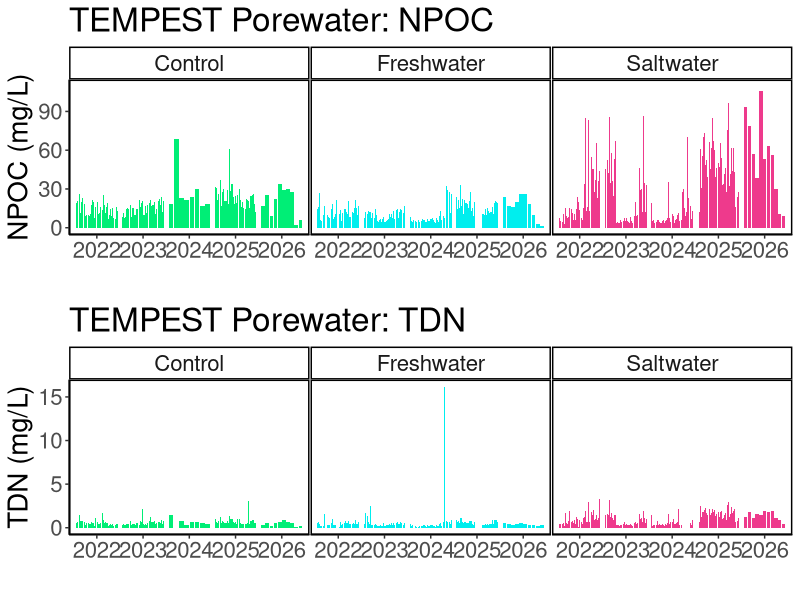
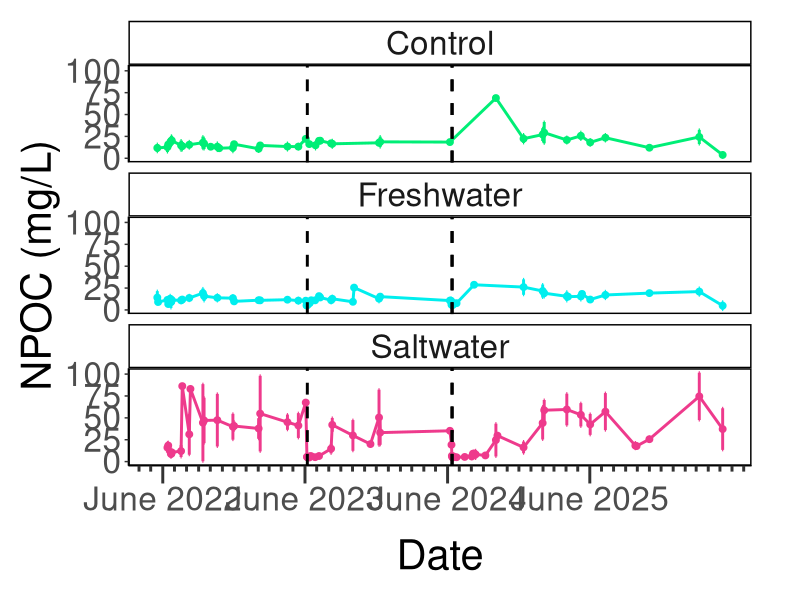
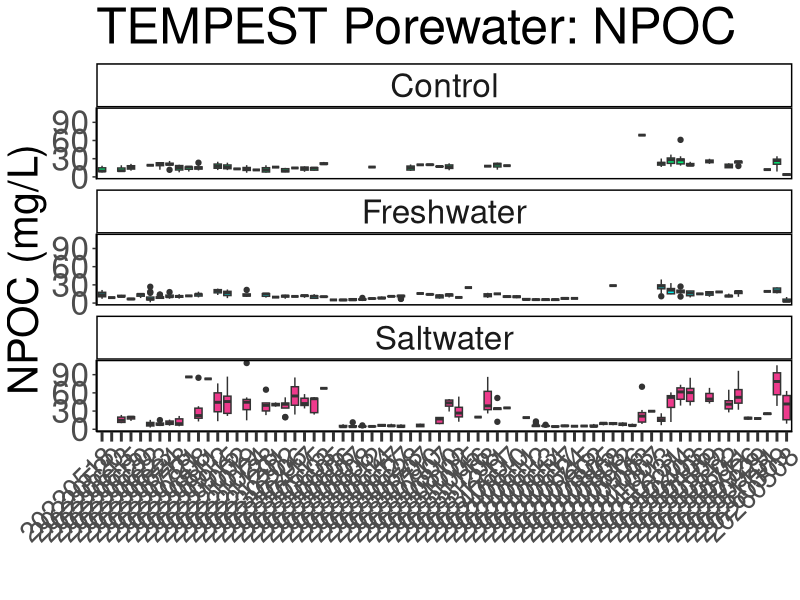
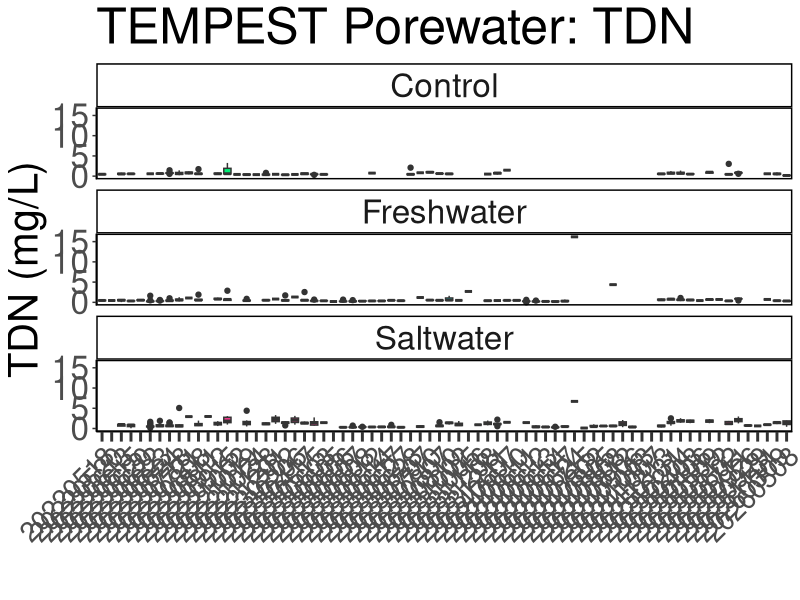
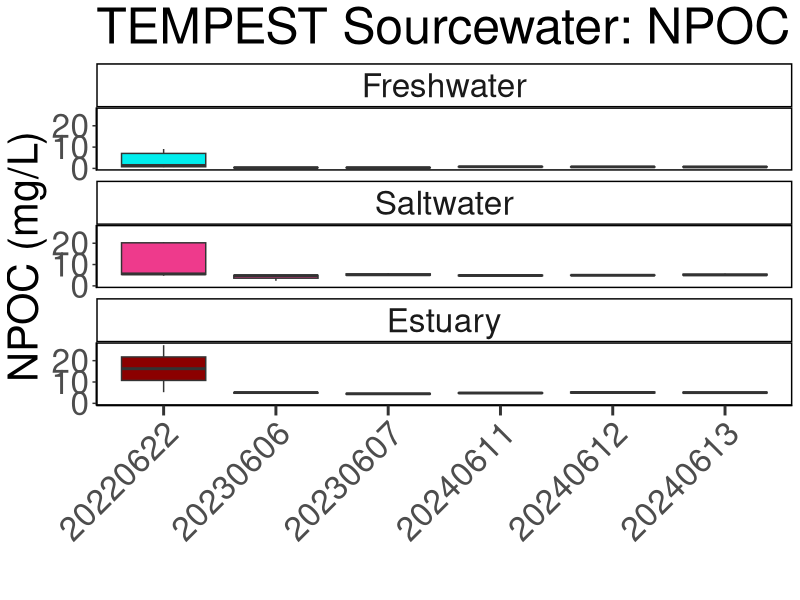
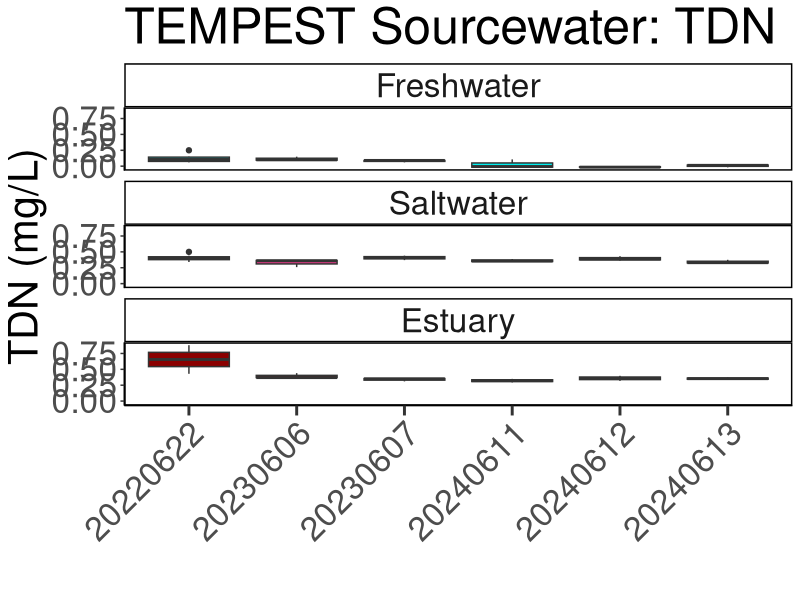
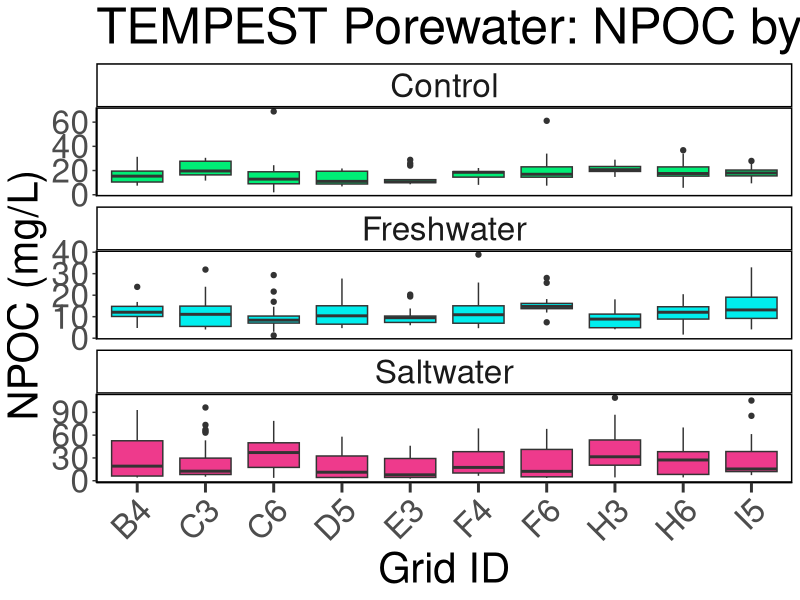
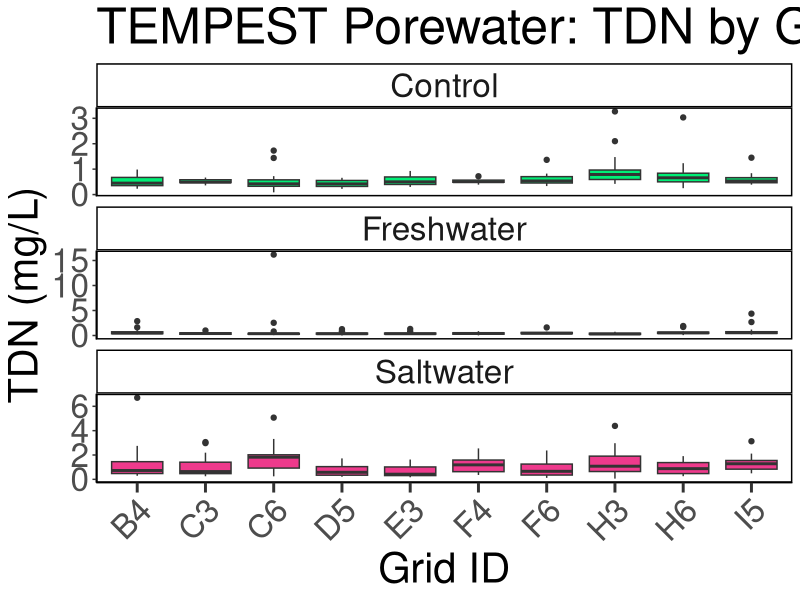

Reproduce these figures in R, in order.
## ---- chunk 1
library(dplyr)
library(ggplot2)
library(ggpubr)
library(stringr)
library(readxl)
library(tidyr)
library(tibble)
library(openxlsx)
library(knitr)
## ---- chunk 2

#read in 2023 DOC Data:
dat22 <- read.csv("tmp_doc_2022/COMPASS_TEMPEST_DOC_2022.csv", colClasses = "character")
# head(dat24)
colnames(dat22)

#read in 2023 DOC Data:
dat23 <- read.csv("tmp_doc_2023/COMPASS_TEMPEST_DOC_2023.csv", colClasses = "character")
# head(dat24)
colnames(dat23)

#read in 2024 DOC Data:
dat24 <- read.csv("tmp_doc_2024/COMPASS_TEMPEST_DOC_2024.csv", colClasses = "character")
# head(dat24)
colnames(dat24)

#read in 2025 DOC Data:
dat25 <- read.csv("tmp_doc_2025/COMPASS_TEMPEST_DOC_2025.csv", colClasses = "character")
# head(dat25)
colnames(dat25)

##Combine samples from before 2026 when new depths were added
raw_dat_pre26 <- bind_rows(dat22, dat23, dat24, dat25)

##Sourcewater samples should be NA for depth, all other samples have depths. 
raw_dat_pre26 <- raw_dat_pre26 %>% 
  mutate(Depth_cm = ifelse(str_detect(Sample_ID, "SOURCE"), NA, Depth_cm)) %>% 
  mutate(Depth_cm = gsub("cm", "", Depth_cm)) %>% 
  mutate(grid = ifelse(grid == "Source", "Sourcewater", grid)) %>% 
  mutate(grid = ifelse(str_detect(Sample_ID, "Rain"), "Rainwater", grid)) %>% 
  mutate(Sample_ID = gsub("_15CM", "", Sample_ID)) %>%
  mutate(Sample_ID = gsub("_15cm", "", Sample_ID)) %>%
  rowwise() %>%
  mutate(
    Sample_ID = if (is.na(Depth_cm)) {
      Sample_ID
    } else {
      sub("([0-9]{8})", paste0(Depth_cm, "_\\1"), Sample_ID)
    }
  ) %>%
  ungroup()


#read in 2026 DOC Data:
dat26 <- read.csv("tmp_doc_2026/COMPASS_TEMPEST_DOC_2026.csv", colClasses = "character")
# head(dat26)
colnames(dat26)

##combine with the rest of the data
raw_dat <- bind_rows(raw_dat_pre26, dat26)



##Convert Collection Date into Date format
raw_dat$Collection_Date_YYYYMMDD <- as.character(raw_dat$Collection_Date_YYYYMMDD)
raw_dat$Collection_Date_formatted <- as.Date(raw_dat$Collection_Date_YYYYMMDD, format = "%Y%m%d")

##Extract Year and month from Collection Date
raw_dat$Year <- format(raw_dat$Collection_Date_formatted, format = "%Y")
raw_dat$Month <- format(raw_dat$Collection_Date_formatted, format = "%m")
raw_dat$Day <- format(raw_dat$Collection_Date_formatted, format = "%d")

##Uppercase sample IDs
raw_dat$Sample_ID <- toupper(raw_dat$Sample_ID)

all_dat <- raw_dat %>%
  rename(
    Plot = plot, 
    Grid = grid
  ) %>%
  dplyr::select(
    Project, Site, Plot, Grid, Depth_cm, Sample_ID, 
    npoc_mgL, npoc_uM, npoc_flag, tdn_mgL, tdn_uM, tdn_flag, Analysis_runtime,
    Run_notes, Field_notes, Evacuation_date_YYYMMDD, Collection_Date_YYYYMMDD, 
    Collection_Start_Time_24hrs, Collection_End_Time_24hrs, EST_EDT, Volume_mL
        # list columns in the order you want them
  )


##Set 4 decimal points max
all_dat$npoc_uM <- as.numeric(all_dat$npoc_uM)
all_dat$tdn_uM <- as.numeric(all_dat$tdn_uM)

all_dat <- all_dat %>%
  mutate(npoc_uM = round(npoc_uM, 2)) %>%
  mutate(tdn_uM = round(tdn_uM, 2))

unique(all_dat$npoc_flag)
unique(all_dat$tdn_flag)

all_dat$npoc_flag <- gsub("≥", "greater than or equal to", all_dat$npoc_flag)
all_dat$tdn_flag <- gsub("≥", "greater than or equal to", all_dat$tdn_flag)
all_dat$tdn_flag <- gsub(">", "greater than", all_dat$tdn_flag)
all_dat$tdn_flag <- gsub("<", "less than", all_dat$tdn_flag)

##Remove any notes about vibes
all_dat <- all_dat %>% 
  mutate(Field_notes = ifelse(str_detect(Field_notes, "vibe|Vibe"), NA, Field_notes))

## ---- chunk 3

colnames(all_dat)

#pull the column names from the all_dat dataframe and create a new dataframe with them 
metadat <- data.frame(Column_Names = colnames(all_dat))
metadat

metadat$Description <- ""
metadat$Units <- ""
metadat$Instrument_ifapplicable <- ""

#add information about each line: 

metadat$Description <- c("Project name", 
                         "Site where sample collected", 
                         "Plot where sample collected (SW = Saltwater, FW = Freshwater, C = 
                         Control, Estuary (Sourcewater))", 
                         "Grid where sample collected (Letter + Number)", 
                         "Depth where sample collected", 
                         "Sample Identifier", 
                         "Non-Purgeable Organic Carbon (NPOC) concentration in mg/L", 
                         "Non-Purgeable Organic Carbon (NPOC) concentration in uM", 
                         "QAQC Flags generated during checks of NPOC standards, blanks, dups, and spks", 
                         "Total Dissolved Nitrogen (TDN) concentration in mg/L", 
                         "Total Dissolved Nitrogen (TDN) concentration in uM",                          
                         "QAQC Flags generated during checks of TDN standards, blanks, dups, and spks", 
                         "The date that samples were run on the Shimadzu TOC", 
                         "Any notes generated during QAQC", 
                         "Any notes generated during sample collection in the field", 
                         "Date lysimeter evacuated", 
                         "Date sample collected", 
                         "Time lysimeter evacuated", 
                         "Time sample collected", 
                         "Time zone of sample collection", 
                         "Volume of sample collected (mL)")

metadat$Units <-       c("NA", 
                         "NA",
                         "NA", 
                         "NA", 
                         "cm",
                         "NA",
                         "mg/L",
                         "uM",
                         "NA", 
                         "mg/L",
                         "uM",
                         "NA", 
                         "NA",
                         "NA", 
                         "NA", 
                         "NA",
                         "NA", 
                         "NA", 
                         "NA",
                         "NA", 
                         "mL")

metadat$Instrument_ifapplicable <-  
  
                       c("NA", 
                         "NA",
                         "NA", 
                         "NA",
                         "cm",
                         "NA", 
                         "Shimadzu TOC",
                         "Shimadzu TOC",
                         "NA", 
                         "Shimadzu TOC",
                         "Shimadzu TOC",
                         "NA", 
                         "NA",
                         "NA", 
                         "NA", 
                         "NA",
                         "NA", 
                         "NA", 
                         "NA",
                         "NA", 
                         "mL")


## ---- chunk 4

#write out a csv of all the data to the main folder: 
write.csv(all_dat, "COMPASS_TEMPEST_DOC_AllData.csv")


#write out a csv of the metadata associated with the data: 
write.csv(metadat, "COMPASS_TEMPEST_DOC_Metadata.csv")

## ---- chunk 5

##Remove Sourcewater
data_plotting <- raw_dat %>%
  filter(!str_detect(grid, "Sourcewater|Rainwater"))

data_plotting$npoc_mgL <- as.numeric(data_plotting$npoc_mgL)
data_plotting$tdn_mgL <- as.numeric(data_plotting$tdn_mgL)

data_plotting <- data_plotting %>% 
    mutate(
    plot_1 = case_when(
      plot == "C" ~ "Control",
      plot == "FW" ~ "Freshwater",
      plot == "SW" ~ "Saltwater",
      TRUE ~ plot  # keep everything else unchanged
    )
  ) %>%
  mutate(plot_1 = factor(plot_1, levels = c("Control", "Freshwater", "Saltwater")))

#Plot data by year and change colors based on Grid:
viz_npoc_plot <- ggplot(data_plotting, aes(x = as.character(Year), y = npoc_mgL, fill = plot_1)) +
  geom_bar(stat = "identity", position = position_dodge2(preserve = "total")) +
  facet_wrap( ~ plot_1, scales="free_x") +
  scale_fill_manual(values = c(
    "Control" = "springgreen2",
    "Freshwater" = "cyan2",
    "Saltwater" = "violetred2"
  )) +
  theme_classic() +
  labs(x = " ", y = "NPOC (mg/L)", title = "TEMPEST Porewater: NPOC") +
  theme(
    panel.spacing = unit(.05, "lines"), 
    panel.border = element_rect(color = "black", fill = NA, linewidth = 1)) + 
  theme(text = element_text(size = 20))+ 
  theme(legend.position = "none")


# viz_npoc_plot

viz_tdn_plot <- ggplot(data_plotting, aes(x = as.character(Year), y = tdn_mgL, fill = plot_1)) +
  geom_bar(stat = "identity", position = position_dodge2(preserve = "total")) +
  facet_wrap( ~ plot_1, scales="free_x") +
  scale_fill_manual(values = c(
    "Control" = "springgreen2",
    "Freshwater" = "cyan2",
    "Saltwater" = "violetred2"
  )) +
  theme_classic() +
  labs(x = " ", y = "TDN (mg/L)", title = "TEMPEST Porewater: TDN") +
  theme(
    panel.spacing = unit(.05, "lines"), 
    panel.border = element_rect(color = "black", fill = NA, linewidth = 1)) + 
  theme(text = element_text(size = 20))+ 
  theme(legend.position = "none")

# viz_tdn_plot

ggarrange(viz_npoc_plot, viz_tdn_plot, nrow=2, ncol=1)


## ---- chunk 6

##Summarize DOC by Date and Grid
DOC_avg <- data_plotting %>%
  group_by(Collection_Date_formatted, plot_1) %>%
   dplyr::summarize(mean_npoc = mean(npoc_mgL, na.rm=TRUE),
            sd_npoc = sd(npoc_mgL, na.rm=TRUE),
            mean_tdn = mean(tdn_mgL, na.rm=TRUE),
            sd_tdn = sd(tdn_mgL, na.rm=TRUE))

# Define the specific date breaks you want to display
specific_breaks <- as.Date(c("2022-01-01","2023-01-01","2024-01-01", "2025-01-01"))

####Figure for DOC Paper####
viz_npoc_plot_avgs <- ggplot(DOC_avg, aes(x = Collection_Date_formatted, y = mean_npoc, color = plot_1)) +
  geom_point(size = 2) + 
  geom_errorbar(aes(ymin = mean_npoc - sd_npoc, ymax = mean_npoc + sd_npoc), width = 3, linewidth = 1) + 
  geom_line(linewidth = 1) + 
  geom_vline(xintercept = as.Date("2023-06-07"), linetype = "dashed", color = "black", size = 1) + 
  geom_vline(xintercept = as.Date("2024-06-12"), linetype = "dashed", color = "black", size = 1) + 
  geom_vline(xintercept = as.Date("2024-06-13"), linetype = "dashed", color = "black", size = 1) + 
  # geom_vline(xintercept = as.Date("2026-06-08"), linetype = "dashed", color = "black", size = 1) + 
  # geom_vline(xintercept = as.Date("2026-06-09"), linetype = "dashed", color = "black", size = 1) + 
  # geom_vline(xintercept = as.Date("2026-06-10"), linetype = "dashed", color = "black", size = 1) + 
  # geom_vline(xintercept = as.Date("2026-06-11"), linetype = "dashed", color = "black", size = 1) + 
  facet_wrap( ~ plot_1, ncol = 1) +
  scale_color_manual(values = c(
    "Control" = "springgreen2",
    "Freshwater" = "cyan2",
    "Saltwater" = "violetred2"
  )) +
  theme_classic() +
  labs(x = "Date", y = "NPOC (mg/L)") +
  theme(
    panel.spacing = unit(0.5, "lines"), 
    panel.border = element_rect(color = "black", fill = NA, linewidth = 1)) +
  theme(text = element_text(size = 30)) + 
  scale_x_date(
    breaks = as.Date(c("2022-06-01", "2023-06-01", "2024-06-01", "2025-06-01")),
    date_labels = "%B %Y", 
    date_minor_breaks = "1 month", 
    guide = guide_axis(minor.ticks = TRUE)
  ) + 
  theme(axis.ticks.x = element_line(linewidth = 1))+
  theme(axis.ticks.length.x = unit(0.45, "cm"))+ 
  theme(axis.minor.ticks.length.x = unit(0.15, "cm"))+ 
  theme(legend.position = "none") +
  theme(
    # Adds a 20pt margin to the top, right, bottom, and left edges
    plot.margin = margin(t = 15, r = 35, b = 15, l = 15, unit = "pt"), 
    axis.title.x = element_text(margin = margin(t = 15))
  )

viz_npoc_plot_avgs

# Save as a PNG
png("COMPASS_SynopticCB_NPOC_timeline.png", width = 2000, height = 1200, res = 100)
print(viz_npoc_plot_avgs)  # For ggplot objects, use print()
dev.off()

# 
# viz_tdn_plot_avgs <- ggplot(DOC_avg, aes(x = Collection_Date_formatted, y = mean_tdn, color = plot_1)) +
#   geom_point(size = 3) + 
#   geom_errorbar(aes(ymin = mean_tdn - sd_tdn, ymax = mean_tdn + sd_tdn), width = 0.2) + 
#   geom_line() + 
#   facet_wrap( ~ plot_1, ncol = 1) +
#   scale_color_manual(values = c(
#     "Control" = "springgreen2",
#     "Freshwater" = "cyan2",
#     "Saltwater" = "violetred2"
#   )) +
#   theme_classic() +
#   labs(x = "Date", y = "TDN (mg/L)", title = "TEMPEST Porewater: TDN") +
#   theme(
#     panel.spacing = unit(0.5, "lines"), 
#     panel.border = element_rect(color = "black", fill = NA, linewidth = 1)) +
#   theme(text = element_text(size = 30))+
#   scale_x_date(date_labels = "%b %Y", date_breaks = "1 month") + # Format x-axis labels
#   theme(axis.ticks.x = element_line(linewidth = 1))+
#   theme(axis.ticks.length.x = unit(0.25, "cm"))+ 
#   theme(legend.position = "none")+ 
#   theme(axis.text.x = element_text(angle = 45, hjust = 1, size = 20))
# 
# viz_tdn_plot_avgs

# ggarrange(viz_cl_plot_avgs, viz_tdn_plot_avgs, nrow=1, ncol=2)

## ---- chunk 7

##Boxplot Summarize DOC by Date, Site, and Grid
viz_npoc_boxplot <- ggplot(data_plotting, aes(x = Collection_Date_YYYYMMDD,  y = npoc_mgL, fill = plot_1)) +
  geom_boxplot() + 
  facet_wrap( ~ plot_1, ncol = 1) +
  # scale_x_discrete(drop = TRUE) +
  scale_fill_manual(values = c(
    "Control" = "springgreen2",
    "Freshwater" = "cyan2",
    "Saltwater" = "violetred2"
  ), labels = c("Control", "Freshwater", "Saltwater")) +
  theme_classic() +
  labs(x = " ", y = "NPOC (mg/L)", title = "TEMPEST Porewater: NPOC") +
  theme(
    panel.spacing = unit(0.5, "lines"), 
    panel.border = element_rect(color = "black", fill = NA, linewidth = 1)) +
  theme(axis.text.x = element_text(angle = 45, vjust = 1, hjust = 1, size = 20))+ 
  theme(text = element_text(size = 30))+
  theme(axis.ticks.x = element_line(linewidth = 1))+
  theme(axis.ticks.length.x = unit(0.25, "cm"))+ 
  theme(legend.position = "none")

viz_npoc_boxplot


viz_tdn_boxplot <- ggplot(data_plotting, aes(x = Collection_Date_YYYYMMDD,  y = tdn_mgL, fill = plot_1)) +
  geom_boxplot() + 
  facet_wrap( ~ plot_1, ncol = 1) +
  scale_x_discrete(drop = TRUE) +
  scale_fill_manual(values = c(
    "Control" = "springgreen2",
    "Freshwater" = "cyan2",
    "Saltwater" = "violetred2"
  ), labels = c("Control", "Freshwater", "Saltwater")) +
  theme_classic() +
  labs(x = " ", y = "TDN (mg/L)", title = "TEMPEST Porewater: TDN") +
  theme(
    panel.spacing = unit(0.5, "lines"), 
    panel.border = element_rect(color = "black", fill = NA, linewidth = 1)) +
  theme(axis.text.x = element_text(angle = 45, vjust = 1, hjust = 1, size = 20))+ 
  theme(text = element_text(size = 30))+
  theme(axis.ticks.x = element_line(linewidth = 1))+
  theme(axis.ticks.length.x = unit(0.25, "cm"))+ 
  theme(legend.position = "none")

viz_tdn_boxplot

# ggarrange(viz_cl_boxplot, viz_so4_boxplot, nrow=1, ncol=2)

# # Save as a PNG
# png("COMPASS_SynopticCB_Cl_alldata.png", width = 2000, height = 1200, res = 100) 
# print(viz_cl_boxplot)  # For ggplot objects, use print()
# dev.off() 
# 
# # Save as a PNG
# png("COMPASS_SynopticCB_SO4_alldata.png", width = 2000, height = 1200, res = 100) 
# print(viz_so4_boxplot)  # For ggplot objects, use print()
# dev.off() 

## ---- chunk 8

##Only Sourcewater
data_plotting_source <- raw_dat %>%
  filter(str_detect(grid, "Sourcewater"))

data_plotting_source$npoc_mgL <- as.numeric(data_plotting_source$npoc_mgL)
data_plotting_source$tdn_mgL <- as.numeric(data_plotting_source$tdn_mgL)

data_plotting_source <- data_plotting_source %>% 
    mutate(
    plot_1 = case_when(
      plot == "C" ~ "Control",
      plot == "FW" ~ "Freshwater",
      plot == "SW" ~ "Saltwater",
      plot == "ESTUARY" ~ "Estuary",
      TRUE ~ plot  # keep everything else unchanged
    )
  ) %>%
  mutate(plot_1 = factor(plot_1, levels = c("Control", "Freshwater", "Saltwater", "Estuary")))

##Boxplot Summarize DOC by Date, Site, and Grid
viz_npoc_boxplot <- ggplot(data_plotting_source, aes(x = Collection_Date_YYYYMMDD,  y = npoc_mgL, fill = plot_1)) +
  geom_boxplot() + 
  facet_wrap( ~ plot_1, ncol = 1) +
  # scale_x_discrete(drop = TRUE) +
  scale_fill_manual(values = c(
    "Control" = "springgreen2",
    "Freshwater" = "cyan2",
    "Saltwater" = "violetred2", 
    "Estuary" = "darkred"
  ), labels = c("Control", "Freshwater", "Saltwater", "Estuary")) +
  theme_classic() +
  labs(x = " ", y = "NPOC (mg/L)", title = "TEMPEST Sourcewater: NPOC") +
  theme(
    panel.spacing = unit(0.5, "lines"), 
    panel.border = element_rect(color = "black", fill = NA, linewidth = 1)) +
  theme(axis.text.x = element_text(angle = 45, vjust = 1, hjust = 1))+ 
  theme(text = element_text(size = 30))+
  theme(axis.ticks.x = element_line(linewidth = 1))+
  theme(axis.ticks.length.x = unit(0.25, "cm"))+ 
  theme(legend.position = "none")

viz_npoc_boxplot


viz_tdn_boxplot <- ggplot(data_plotting_source, aes(x = Collection_Date_YYYYMMDD,  y = tdn_mgL, fill = plot_1)) +
  geom_boxplot() + 
  facet_wrap( ~ plot_1, ncol = 1) +
  scale_x_discrete(drop = TRUE) +
  scale_fill_manual(values = c(
    "Control" = "springgreen2",
    "Freshwater" = "cyan2",
    "Saltwater" = "violetred2", 
    "Estuary" = "darkred"
  ), labels = c("Control", "Freshwater", "Saltwater", "Estuary")) +
  theme_classic() +
  labs(x = " ", y = "TDN (mg/L)", title = "TEMPEST Sourcewater: TDN") +
  theme(
    panel.spacing = unit(0.5, "lines"), 
    panel.border = element_rect(color = "black", fill = NA, linewidth = 1)) +
  theme(axis.text.x = element_text(angle = 45, vjust = 1, hjust = 1))+ 
  theme(text = element_text(size = 30))+
  theme(axis.ticks.x = element_line(linewidth = 1))+
  theme(axis.ticks.length.x = unit(0.25, "cm"))+ 
  #scale_x_discrete(labels = c("Upland", "Swamp", "Transition", "Wetland", "Surface Water"))+ 
  theme(legend.position = "none")

viz_tdn_boxplot

# ggarrange(viz_cl_boxplot, viz_so4_boxplot, nrow=1, ncol=2)

# # Save as a PNG
# png("COMPASS_SynopticCB_Cl_alldata.png", width = 2000, height = 1200, res = 100) 
# print(viz_cl_boxplot)  # For ggplot objects, use print()
# dev.off() 
# 
# # Save as a PNG
# png("COMPASS_SynopticCB_SO4_alldata.png", width = 2000, height = 1200, res = 100) 
# print(viz_so4_boxplot)  # For ggplot objects, use print()
# dev.off() 

## ---- chunk 9

##Boxplot Summarize Nutrients by Date, Site, and Zone
npoc <- ggplot(data_plotting, aes(x = grid,  y = npoc_mgL, fill = plot_1)) +
  geom_boxplot() + 
  facet_wrap( ~ plot_1, scales="free_y", ncol = 1) +
  scale_x_discrete(drop = TRUE) +
  scale_fill_manual(values = c(
    "Control" = "springgreen2",
    "Freshwater" = "cyan2",
    "Saltwater" = "violetred2"
  ), labels = c("Control", "Freshwater", "Saltwater")) +
  theme_classic() +
  labs(x = "Grid ID", y = "NPOC (mg/L)", title = "TEMPEST Porewater: NPOC by Grid") +
  theme(
    panel.spacing = unit(0.5, "lines"), 
    panel.border = element_rect(color = "black", fill = NA, linewidth = 1)) +
  theme(axis.text.x = element_text(angle = 45, vjust = 1, hjust = 1))+ 
  theme(text = element_text(size = 30))+
  theme(axis.ticks.x = element_line(linewidth = 1))+
  theme(axis.ticks.length.x = unit(0.25, "cm"))+ 
  theme(legend.position = "none")

npoc


viz_tdn_boxplot <- ggplot(data_plotting, aes(x = grid,  y = tdn_mgL, fill = plot_1)) +
  geom_boxplot() + 
  facet_wrap( ~ plot_1, scales="free_y", ncol = 1) +
  scale_x_discrete(drop = TRUE) +
  scale_fill_manual(values = c(
    "Control" = "springgreen2",
    "Freshwater" = "cyan2",
    "Saltwater" = "violetred2"
  ), labels = c("Control", "Freshwater", "Saltwater")) +
  theme_classic() +
  labs(x = "Grid ID", y = "TDN (mg/L)", title = "TEMPEST Porewater: TDN by Grid") +
  theme(
    panel.spacing = unit(0.5, "lines"), 
    panel.border = element_rect(color = "black", fill = NA, linewidth = 1)) +
  theme(axis.text.x = element_text(angle = 45, vjust = 1, hjust = 1))+ 
  theme(text = element_text(size = 30))+
  theme(axis.ticks.x = element_line(linewidth = 1))+
  theme(axis.ticks.length.x = unit(0.25, "cm"))+ 
  theme(legend.position = "none")

viz_tdn_boxplot


## ---- chunk 10
# It would also be great to add to our collation codes a summary chunk that will calculate value ranges, means, and standard deviations (and errors) for each site, Grid, depth for each year; also for each site Grid, depth overall; and for each site and Grid overall so that we have some easy access to metrics. Was just thinking this might be helpful today when re-collating the DIC data.

colnames(data_plotting)

##Metrics for each Grid for each year
summary_by_year <- data_plotting %>%
  group_by(Year, plot_1) %>%
   reframe(
     min_npoc_mgL = min(npoc_mgL, na.rm=TRUE),
     max_npoc_mgL = max(npoc_mgL, na.rm=TRUE), 
     mean_npoc_mgL = mean(npoc_mgL, na.rm=TRUE), 
     sd_npoc_mgL = sd(npoc_mgL, na.rm=TRUE), 

     min_tdn_mgL = min(tdn_mgL, na.rm=TRUE),
     max_tdn_mgL = max(tdn_mgL, na.rm=TRUE), 
     mean_tdn_mgL = mean(tdn_mgL, na.rm=TRUE), 
     sd_tdn_mgL = sd(tdn_mgL, na.rm=TRUE)) %>%
  mutate(across(where(is.numeric), round, digits = 4)) 

##Metrics for each Grid for all years
summary_all_years <- data_plotting %>%
  group_by(plot_1) %>%
   reframe(
     min_npoc_mgL = min(npoc_mgL, na.rm=TRUE),
     max_npoc_mgL = max(npoc_mgL, na.rm=TRUE), 
     mean_npoc_mgL = mean(npoc_mgL, na.rm=TRUE), 
     sd_npoc_mgL = sd(npoc_mgL, na.rm=TRUE), 

     min_tdn_mgL = min(tdn_mgL, na.rm=TRUE),
     max_tdn_mgL = max(tdn_mgL, na.rm=TRUE), 
     mean_tdn_mgL = mean(tdn_mgL, na.rm=TRUE), 
     sd_tdn_mgL = sd(tdn_mgL, na.rm=TRUE)) %>%
  mutate(across(where(is.numeric), round, digits = 4)) 

## ---- chunk 11
# It would also be great to add to our collation codes a summary chunk that will calculate value ranges, means, and standard deviations (and errors) for each site, Grid, depth for each year; also for each site Grid, depth overall; and for each site and Grid overall so that we have some easy access to metrics. Was just thinking this might be helpful today when re-collating the DIC data.

colnames(data_plotting_source)

##Metrics for each Grid for each year
summary_by_year_source <- data_plotting_source %>%
  group_by(Year, plot_1) %>%
   reframe(
     min_npoc_mgL = min(npoc_mgL, na.rm=TRUE),
     max_npoc_mgL = max(npoc_mgL, na.rm=TRUE), 
     mean_npoc_mgL = mean(npoc_mgL, na.rm=TRUE), 
     sd_npoc_mgL = sd(npoc_mgL, na.rm=TRUE), 

     min_tdn_mgL = min(tdn_mgL, na.rm=TRUE),
     max_tdn_mgL = max(tdn_mgL, na.rm=TRUE), 
     mean_tdn_mgL = mean(tdn_mgL, na.rm=TRUE), 
     sd_tdn_mgL = sd(tdn_mgL, na.rm=TRUE)) %>%
  mutate(across(where(is.numeric), round, digits = 4)) 

## ---- chunk 12

library(kableExtra)

kable(
  summary_by_year[, c("Year", "plot_1", "min_npoc_mgL",	"max_npoc_mgL",	"mean_npoc_mgL", "min_tdn_mgL",	"max_tdn_mgL",	"mean_tdn_mgL")],  
  format = "latex",
  booktabs = TRUE,
  caption = "Porewater Summary Statistics by Year"
) %>%
  kable_styling(
    latex_options = c("hold_position", "striped", "scale_down"),
    font_size = 12
  ) %>%
  row_spec(0, bold = TRUE) %>%   # header
  column_spec(1, bold = TRUE)

kable(
  summary_all_years[, c("plot_1", "min_npoc_mgL",	"max_npoc_mgL",	"mean_npoc_mgL", "min_tdn_mgL",	"max_tdn_mgL",	"mean_tdn_mgL")],  
  format = "latex",
  booktabs = TRUE,
  caption = "Porewater Summary Statistics by Grid"
) %>%
  kable_styling(
    latex_options = c("hold_position", "striped", "scale_down"),
    font_size = 12
  ) %>%
  row_spec(0, bold = TRUE) %>%   # header
  column_spec(1, bold = TRUE)

## ---- chunk 13

library(kableExtra)

kable(
  summary_by_year_source[, c("Year", "plot_1", "min_npoc_mgL",	"max_npoc_mgL",	"mean_npoc_mgL", "min_tdn_mgL",	"max_tdn_mgL",	"mean_tdn_mgL")],  
  format = "latex",
  booktabs = TRUE,
  caption = "Sourcewater Summary Statistics by Year"
) %>%
  kable_styling(
    latex_options = c("hold_position", "striped", "scale_down"),
    font_size = 12
  ) %>%
  row_spec(0, bold = TRUE) %>%   # header
  column_spec(1, bold = TRUE)

## ---- chunk 14

#write out a csv of the Porewater Summary Statistics by Year to the main folder: 
write.csv(summary_by_year, "COMPASS_TEMPEST_PW_DOC_Summarized_By_Year.csv")

#write out a csv of the Porewater Summary Statistics by Grid to the main folder: 
write.csv(summary_all_years, "COMPASS_TEMPEST_PW_DOC_Summarized_Years_Combined.csv")

#write out a csv of the Sourcewater Summary Statistics by Year to the main folder: 
write.csv(summary_by_year_source, "COMPASS_TEMPEST_SOURCE_DOC_Summarized_By_Year.csv")
